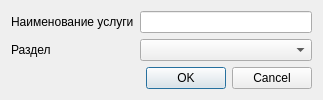
<?xml version="1.0" encoding="UTF-8"?>
<ui version="4.0">
 <class>ServiceEditDialog</class>
 <widget class="QDialog" name="ServiceEditDialog">
  <property name="geometry">
   <rect>
    <x>0</x>
    <y>0</y>
    <width>323</width>
    <height>93</height>
   </rect>
  </property>
  <property name="windowTitle">
   <string>Dialog</string>
  </property>
  <layout class="QFormLayout" name="formLayout">
   <item row="0" column="0">
    <widget class="QLabel" name="label">
     <property name="text">
      <string>Наименование услуги</string>
     </property>
    </widget>
   </item>
   <item row="0" column="1">
    <widget class="QLineEdit" name="lineEdit"/>
   </item>
   <item row="1" column="0">
    <widget class="QLabel" name="label_2">
     <property name="text">
      <string>Раздел</string>
     </property>
    </widget>
   </item>
   <item row="1" column="1">
    <widget class="QComboBox" name="comboBox"/>
   </item>
   <item row="2" column="0" colspan="2">
    <widget class="QDialogButtonBox" name="buttonBox">
     <property name="orientation">
      <enum>Qt::Horizontal</enum>
     </property>
     <property name="standardButtons">
      <set>QDialogButtonBox::Cancel|QDialogButtonBox::Ok</set>
     </property>
    </widget>
   </item>
  </layout>
 </widget>
 <resources/>
 <connections>
  <connection>
   <sender>buttonBox</sender>
   <signal>accepted()</signal>
   <receiver>ServiceEditDialog</receiver>
   <slot>accept()</slot>
   <hints>
    <hint type="sourcelabel">
     <x>248</x>
     <y>254</y>
    </hint>
    <hint type="destinationlabel">
     <x>157</x>
     <y>274</y>
    </hint>
   </hints>
  </connection>
  <connection>
   <sender>buttonBox</sender>
   <signal>rejected()</signal>
   <receiver>ServiceEditDialog</receiver>
   <slot>reject()</slot>
   <hints>
    <hint type="sourcelabel">
     <x>316</x>
     <y>260</y>
    </hint>
    <hint type="destinationlabel">
     <x>286</x>
     <y>274</y>
    </hint>
   </hints>
  </connection>
 </connections>
</ui>
